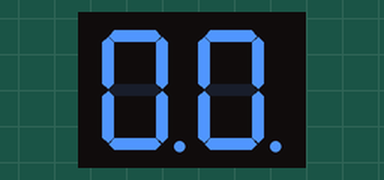
A sketch run on a simulated Arduino Uno, built with avr-gcc and run on an emulated ATmega328P. On the bench: 2-digit seven-segment display. Wiring (inferred from the names in the program): 2-digit 7-segment display, segments lit when LOW: segments pin 11, pin 12, pin 13, A0, A1, A2, A3, A4; digit selects pin 8, pin 7. The segment pins are drawn as the display they are named for.

Above: at 0.1 s.
At 8.1 s:
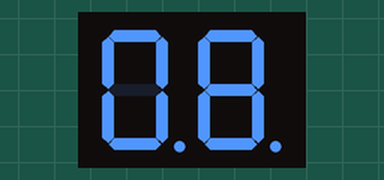
At 13.1 s:
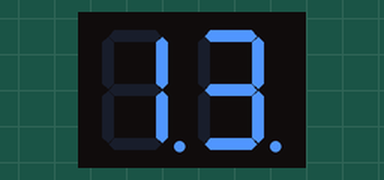
At 18.2 s:
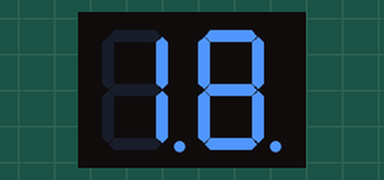
At 28.2 s:
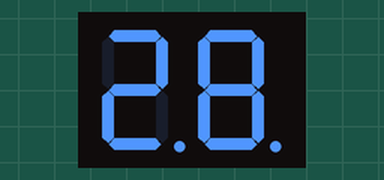
At 38.3 s:
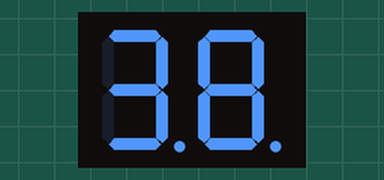

The sketch:

B5532.ino
```cpp
 long lastTime, millisTime, deltaTime = 0;//
const byte numeral[10]=                   //if commmon cathode just complement
{          //a b c d e f g/dp
B00000011,//0B00000011
B10011111,//1B10011111
B00100101,//2B00100101
B00001101,//3B00001101
B10011001,//4B10011001
B01001001,//5B01001001
B11000000,//6B11000000
B00011111,//7B00011111
B00000001,//8B00000001
B00011001,//9B00011001
};
  const int segmentPins[]={A4,A3,A2,A1,A0,13,12,11};// sets the segment pins
  const int nbrDigits=2;                            // set the number the number of digits
  const int digitPins[nbrDigits]={8,7};             // indicates the pins used for the digits
  unsigned int counter = 0;                           // sets the counter to 0

  void setup()
  {
    Serial.begin(9600);
    for(int i=0;i<8;i++)                            // i starts at 0, if i is less than 8, counts up
    pinMode(segmentPins[i],OUTPUT);                 // set the segment pins to outputs

    for(int i=0;i<nbrDigits;i++)                    //i starts at 0. if i is less than nbrdigits, i integrates
    pinMode(digitPins[i],OUTPUT);
   }
  void loop()
  {

                                            // intrdocuces x
    showNumber(counter);                         // sets x as the
  millisTime = millis();   // millisTime=millis()

      deltaTime = millisTime-lastTime;              // sets value of Delta
      if (deltaTime>1000)                          // if delta reaches a certain value it counts, this as the delay for counting, in this case 1 second
       {
         counter++;                                // increments
         lastTime = millisTime;                    //records LastTime to millis
       }
  }


  void showNumber(int number)                      // program for show the number
  {

  if(number<10)
  {
  showDigit(0,0);            // shows 00-09
  showDigit(number,1);
  }
  else
  {
    for(int digit=nbrDigits-1;digit>=0;digit--) // display the value corresponding to each digit
                                                // leftmost digit is 0, rightmost is one less than the number of places
    {
    if(number>0)
    {
      showDigit(number%10,digit);
      number=number/10;
    }

  }

  }


}

  void showDigit(int number, int digit)            // program for multiplexing, shows which digit should be on for a specific number

  {
    digitalWrite(digitPins[digit],HIGH);
    for(int segment = 1;segment<8;segment++)
    {
      boolean isBitSet =  bitRead(numeral[number],segment);
      digitalWrite(segmentPins[segment],isBitSet);
    }
    delay(5);                                    // multiplexing technique used, set the delay of the multiplexing, the higher the number of more stable however risks reducing POV effect.
    digitalWrite(digitPins[digit],LOW);

  }
```

Measured:
- what the display in image 0 shows lasts 1.1 s, from 0.0 s to 1.1 s
